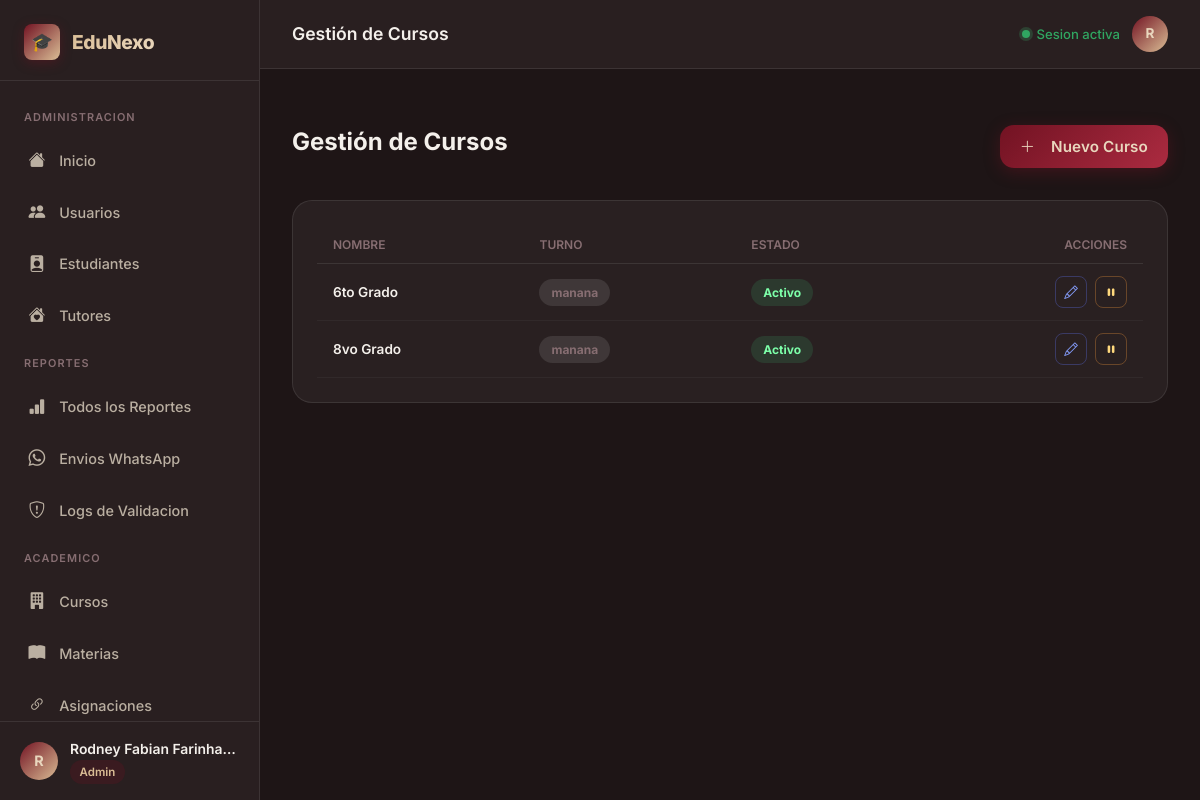
Screenshot of /admin/cursos (signed in) with the database file from the repository.
### tables this page shows
CREATE TABLE IF NOT EXISTS `cursos` (
  `id` int NOT NULL AUTO_INCREMENT,
  `nombre` varchar(80) NOT NULL,
  `turno` enum('manana','tarde','noche') DEFAULT 'manana',
  `activo` tinyint(1) NOT NULL DEFAULT '1',
  `created_at` timestamp NULL DEFAULT CURRENT_TIMESTAMP,
  PRIMARY KEY (`id`),
  UNIQUE KEY `uq_cursos_nombre_turno` (`nombre`,`turno`)
);

### app/controllers/AdminCursosController.php (called while the page is built, shortened)
<?php
class AdminCursosController {
    public function index() {
        $db = Database::getConnection();
        $stmt = $db->query("SELECT * FROM cursos ORDER BY nombre");
        $cursos = $stmt->fetchAll();
        require __DIR__ . '/../views/admin/cursos.php';
    }
}

### app/views/admin/cursos.php (the view, shortened to what this page needs)
<?php
require __DIR__ . '/../layouts/admin_header.php';
?>
<div style="margin-bottom: 2rem; display: flex; justify-content: space-between; align-items: center; padding-top: 1rem;">
    <h2 style="font-size: 1.5rem; font-weight: 700; margin: 0;">Gestión de Cursos</h2>
    <button class="btn-primary" style="width: auto; padding: 0.75rem 1.25rem;" onclick="openModal(); resetForm()">
        <i class="bi bi-plus-lg" style="margin-right: 0.5rem;"></i> Nuevo Curso
    </button>
</div>
<div class="data-card">
    <div style="overflow-x:auto;">
        <table class="tbl">
            <thead>
                <tr>
                    <th>Nombre</th>
                    <th>Turno</th>
                    <th>Estado</th>
                    <th style="text-align: right;">Acciones</th>
                </tr>
            </thead>
            <tbody>
                <?php if (empty($cursos)): ?>
                    <tr class="empty-row"><td colspan="4">No hay cursos registrados.</td></tr>
                <?php else: ?>
                    <?php foreach ($cursos as $curso): ?>
                        <tr>
                            <td style="font-weight: 600; color: var(--text-primary);"><?= htmlspecialchars($curso['nombre']) ?></td>
                            <td>
                                <span class="chip chip-noeval"><?= htmlspecialchars($curso['turno']) ?></span>
                            </td>
                            <td>
                                <?php if ($curso['activo']): ?>
                                    <span class="chip chip-logrado">Activo</span>
                                <?php else: ?>
                                    <span class="chip chip-no-log">Inactivo</span>
                                <?php endif; ?>
                            </td>
                            <td style="text-align: right;">
                                <div style="display: flex; justify-content: flex-end; gap: 0.5rem;">
                                    <button class="btn-secondary btn-sm btn-icon" style="color: #879fff; border-color: rgba(99,120,255,0.3);"
                                            onclick="editCurso(<?= $curso['id'] ?>, '<?= htmlspecialchars(addslashes($curso['nombre'])) ?>', '<?= htmlspecialchars(addslashes($curso['turno'])) ?>')">
                                        <i class="bi bi-pencil"></i>
                                    </button>
                                    <form method="POST" action="/edunexo/admin/cursos/toggle" style="margin: 0;">
                                        <?php if ($curso['activo']): ?>
                                            <button type="submit" class="btn-secondary btn-sm btn-icon" style="color: #ffd97d; border-color: rgba(255,160,60,0.3);" title="Desactivar">
                                                <i class="bi bi-pause-fill"></i>
                                            </button>
                                        <?php else: ?>
                                            <button type="submit" class="btn-secondary btn-sm btn-icon" style="color: #7dffa9; border-color: rgba(60,200,120,0.3);" title="Activar">
                                                <i class="bi bi-play-fill"></i>
                                            </button>
                                        <?php endif; ?>
                                    </form>
                                </div>
                            </td>
                        </tr>
                    <?php endforeach; ?>
                <?php endif; ?>
            </tbody>
        </table>
    </div>
</div>
<?php require __DIR__ . '/../layouts/admin_footer.php'; ?>

### public/css/style.css (style rules this page uses)
:root { --primary: hsl(350, 72%, 26%); --primary-light: hsl(350, 60%, 42%); --primary-dark: hsl(350, 72%, 16%); --accent: hsl(35, 48%, 72%); --accent-light: hsl(35, 50%, 83%); --bg-deep: hsl(350, 18%, 10%); --bg-dark: hsl(350, 14%, 14%); --bg-card: rgba(255, 255, 255, 0.05); --bg-card-hover: rgba(255, 255, 255, 0.08); --bg-input: rgba(255, 255, 255, 0.07); --bg-input-focus: rgba(255, 255, 255, 0.11); --text-primary: hsl(35, 30%, 94%); --text-secondary: hsl(35, 15%, 68%); --text-muted: hsl(350, 10%, 48%); --border: rgba(255, 255, 255, 0.09); --border-focus: hsla(350, 60%, 42%, 0.7); --success: hsl(145, 55%, 42%); --success-bg: hsla(145, 55%, 42%, 0.12); --error: hsl(0, 65%, 55%); --error-bg: hsla(0, 65%, 55%, 0.12); --warning: hsl(38, 80%, 52%); --shadow-sm: 0 2px 8px rgba(0, 0, 0, 0.35); --shadow-md: 0 8px 32px rgba(0, 0, 0, 0.40); --shadow-lg: 0 20px 60px rgba(0, 0, 0, 0.50); --shadow-glow: 0 0 40px hsla(350, 72%, 26%, 0.22); --radius-sm: 8px; --radius-md: 14px; --radius-lg: 20px; --radius-xl: 28px; --transition: all 0.25s cubic-bezier(0.4, 0, 0.2, 1); --font: 'Inter', system-ui, -apple-system, sans-serif; }
*, *::before, *::after { box-sizing: border-box; margin: 0; padding: 0; }
html { scroll-behavior: smooth; }
body { font-family: var(--font); background: var(--bg-deep); color: var(--text-primary); min-height: 100vh; line-height: 1.6; -webkit-font-smoothing: antialiased; }
.btn-primary { display: flex; align-items: center; justify-content: center; gap: 0.5rem; width: 100%; padding: 0.85rem 1.5rem; background: linear-gradient(135deg, var(--primary), var(--primary-light)); border: none; border-radius: var(--radius-md); color: var(--accent-light); font-weight: 600; font-size: 0.95rem; font-family: var(--font); cursor: pointer; transition: var(--transition); margin-top: 0.5rem; letter-spacing: 0.01em; box-shadow: 0 4px 16px hsla(350, 72%, 26%, 0.40); position: relative; overflow: hidden; }
.btn-primary::before { content: ''; position: absolute; top: 0; left: -100%; width: 100%; height: 100%; background: linear-gradient(90deg, transparent, rgba(255,255,255,.1), transparent); transition: left 0.5s; }
.data-card { background: var(--bg-card); border: 1px solid var(--border); border-radius: var(--radius-lg); padding: 1.5rem; margin-bottom: 1.5rem; }
.tbl { width: 100%; border-collapse: collapse; font-size: .85rem; }
.tbl th { color: var(--text-muted); font-weight: 600; padding: .6rem 1rem; text-align: left; border-bottom: 1px solid var(--border); font-size: .75rem; text-transform: uppercase; }
.tbl td { padding: .75rem 1rem; border-bottom: 1px solid rgba(255,255,255,.04); color: var(--text-secondary); vertical-align: middle; }
.chip { padding: .25rem .75rem; border-radius: 999px; font-size: .75rem; font-weight: 700; display: inline-block; }
.chip-logrado { background: rgba(60,200,120,.15); color: #7dffa9; }
.chip-noeval { background: rgba(255,255,255,.1); color: var(--text-muted); }
.btn-secondary { background: transparent; border: 1px solid var(--border); color: var(--text-primary); padding: 0.75rem 1.25rem; border-radius: var(--radius-md); font-weight: 600; font-size: 0.95rem; cursor: pointer; transition: var(--transition); }
.btn-sm { padding: 0.4rem 0.8rem; font-size: 0.85rem; display: inline-flex; align-items: center; justify-content: center; border-radius: var(--radius-sm); gap: 0.4rem; }
.btn-icon { width: 32px; height: 32px; padding: 0; }

### rows the page displays
cursos: nombre "6to Grado", turno "manana", activo "Activo"
cursos: nombre "8vo Grado", turno "manana", activo "Activo"

### other values shown
$inicial "R"
$nombre "Rodney Fabian Farinha…"
$pageTitle "Gestión de Cursos"
